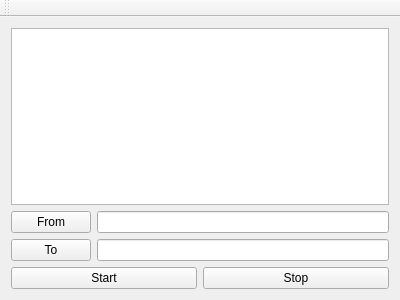
<?xml version="1.0" encoding="UTF-8"?>
<ui version="4.0">
 <class>MainWindow</class>
 <widget class="QMainWindow" name="MainWindow">
  <property name="geometry">
   <rect>
    <x>0</x>
    <y>0</y>
    <width>400</width>
    <height>300</height>
   </rect>
  </property>
  <property name="windowTitle">
   <string>DirLoopWorker</string>
  </property>
  <widget class="QWidget" name="centralWidget">
   <layout class="QVBoxLayout" name="verticalLayout">
    <item>
     <layout class="QGridLayout" name="gridLayout">
      <item row="3" column="0" colspan="2">
       <layout class="QHBoxLayout" name="horizontalLayout">
        <item>
         <widget class="QPushButton" name="qBtnStart">
          <property name="text">
           <string>Start</string>
          </property>
         </widget>
        </item>
        <item>
         <widget class="QPushButton" name="qBtnStop">
          <property name="text">
           <string>Stop</string>
          </property>
          <property name="autoDefault">
           <bool>false</bool>
          </property>
          <property name="default">
           <bool>false</bool>
          </property>
          <property name="flat">
           <bool>false</bool>
          </property>
         </widget>
        </item>
       </layout>
      </item>
      <item row="1" column="0">
       <widget class="QPushButton" name="qBtnFrom">
        <property name="text">
         <string>From</string>
        </property>
       </widget>
      </item>
      <item row="1" column="1">
       <widget class="QLineEdit" name="qLineEditFrom"/>
      </item>
      <item row="2" column="1">
       <widget class="QLineEdit" name="qLineEditTo"/>
      </item>
      <item row="2" column="0">
       <widget class="QPushButton" name="qBtnTo">
        <property name="text">
         <string>To</string>
        </property>
       </widget>
      </item>
      <item row="0" column="0" colspan="2">
       <widget class="QPlainTextEdit" name="qPlainText"/>
      </item>
     </layout>
    </item>
   </layout>
  </widget>
  <widget class="QToolBar" name="mainToolBar">
   <attribute name="toolBarArea">
    <enum>TopToolBarArea</enum>
   </attribute>
   <attribute name="toolBarBreak">
    <bool>false</bool>
   </attribute>
  </widget>
 </widget>
 <layoutdefault spacing="6" margin="11"/>
 <resources/>
 <connections/>
</ui>
